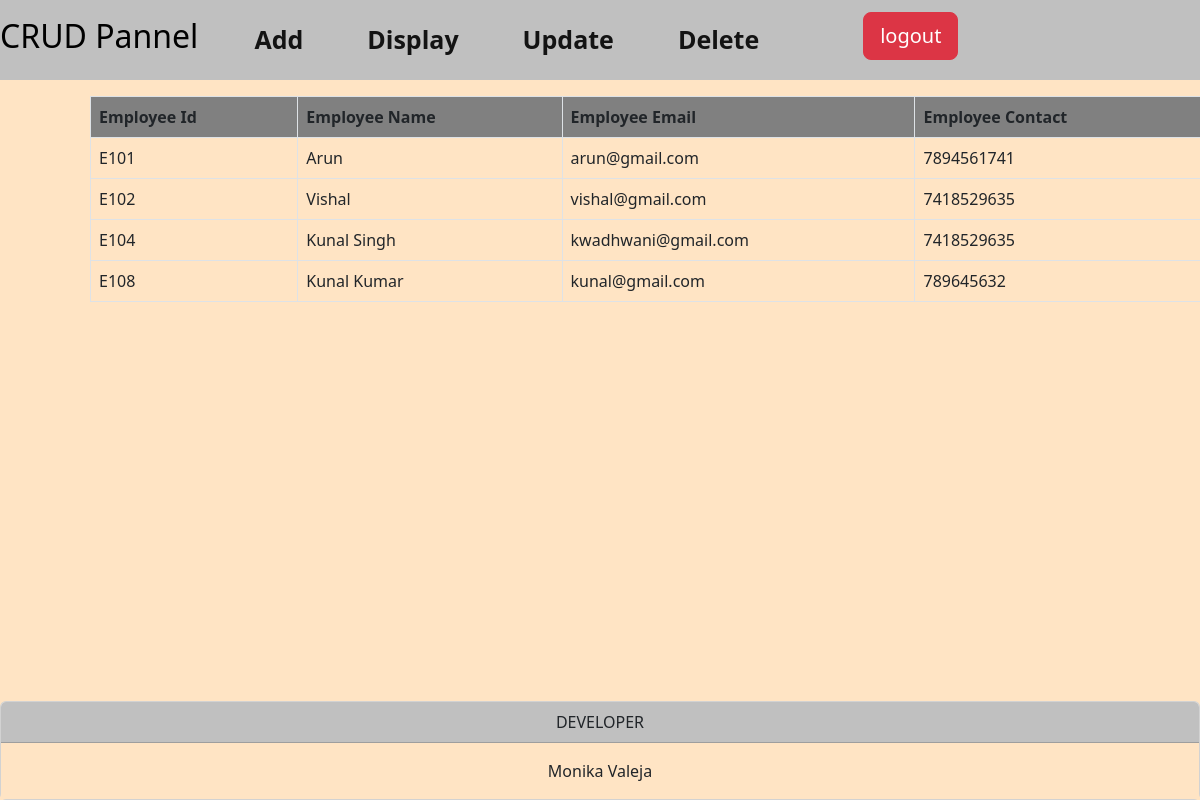
The page /display on the database its author committed.
### newapp/models.py (models this page shows, shortened)
class Employee(models.Model):
    eid = models.CharField(max_length= 20)
    ename = models.CharField(max_length=20)
    eemail = models.EmailField()
    econtact = models.CharField(max_length=30)

### newapp/views.py (the view)
# urls.py: path('display',views.display),
def display(request):
    record=Employee.objects.all
    return render(request,"display.html",{'employee':record})

### newapp/templates/display.html (shortened to what this page needs)
{% extends 'welcome.html' %}
{% block body %}
<div class="container">
    <div class="row">
        <div class="col-12 mb-3 ms-5 my-5 mx-5">
            <table class="table table-bordered my-5">
                <thead>
                <tr bgcolor="grey">
                    <th>Employee Id</th>
                    <th>Employee Name</th>
                    <th>Employee Email</th>
                    <th>Employee Contact</th>
                </tr>
                </thead>
                {% for i in employee %}
                <tbody>
                <tr>
                    <td>{{ i.eid }}</td>
                    <td>{{ i.ename }}</td>
                    <td>{{ i.eemail }}</td>
                    <td>{{ i.econtact }}</td>
                </tr>
                </tbody>
                {% endfor %}
            </table>
        </div>
    </div>
</div>
{% endblock %}

### newapp/templates/welcome.html (shortened to what this page needs)
<!DOCTYPE html>
<html lang="en">
<head>
    <link href="https://cdn.jsdelivr.net/npm/bootstrap@5.2.0-beta1/dist/css/bootstrap.min.css" rel="stylesheet"
>
</head>
<body style="background:Bisque">
<div class="fixed-top">
    <nav class="navbar navbar-expand" style="background:Silver; height:80px; font-weight:bold; font-size:25px;">
        <h2><a href="welcome" style="text-decoration:none; color:black;">CRUD Pannel</a></h2>
        <ul class="navbar-nav">
            <li class="nav-item ms-5">
                <a class="nav-link active" href="add">Add</a>
            </li>
            <li class="nav-item ms-5">
                <a class="nav-link active" href="display">Display</a>
            </li>
            <li class="nav-item ms-5">
                <a class="nav-link active" href="update">Update</a>
            </li>
            <li class="nav-item ms-5">
                <a class="nav-link active" href="delete">Delete</a>
            </li>
        </ul>
        <div class="mb-3  ms-5 my-5 mx-5">
            <a href="logout" class=" btn btn-danger btn-lg mx-5 mb-5 mt-2">logout</a>
        </div>
    </nav>
</div>
{% block body %}
{% endblock %}
</body>
<center>
    <div class="fixed-bottom">
        <div class="card">
            <div class="card-header" style="background:Silver">
                DEVELOPER
            </div>
            <div class="card-body" style="background:Bisque">
                <p class="card-text">Monika Valeja</p>
            </div>
        </div>
    </div>
</center>
</html>

### rows shown on the page
Employee: eid "E101", ename "Arun", eemail "arun@gmail.com", econtact "7894561741"
Employee: eid "E102", ename "Vishal", eemail "vishal@gmail.com", econtact "7418529635"
Employee: eid "E104", ename "Kunal Singh", eemail "kwadhwani@gmail.com", econtact "7418529635"
Employee: eid "E108", ename "Kunal Kumar", eemail "kunal@gmail.com", econtact "789645632"
